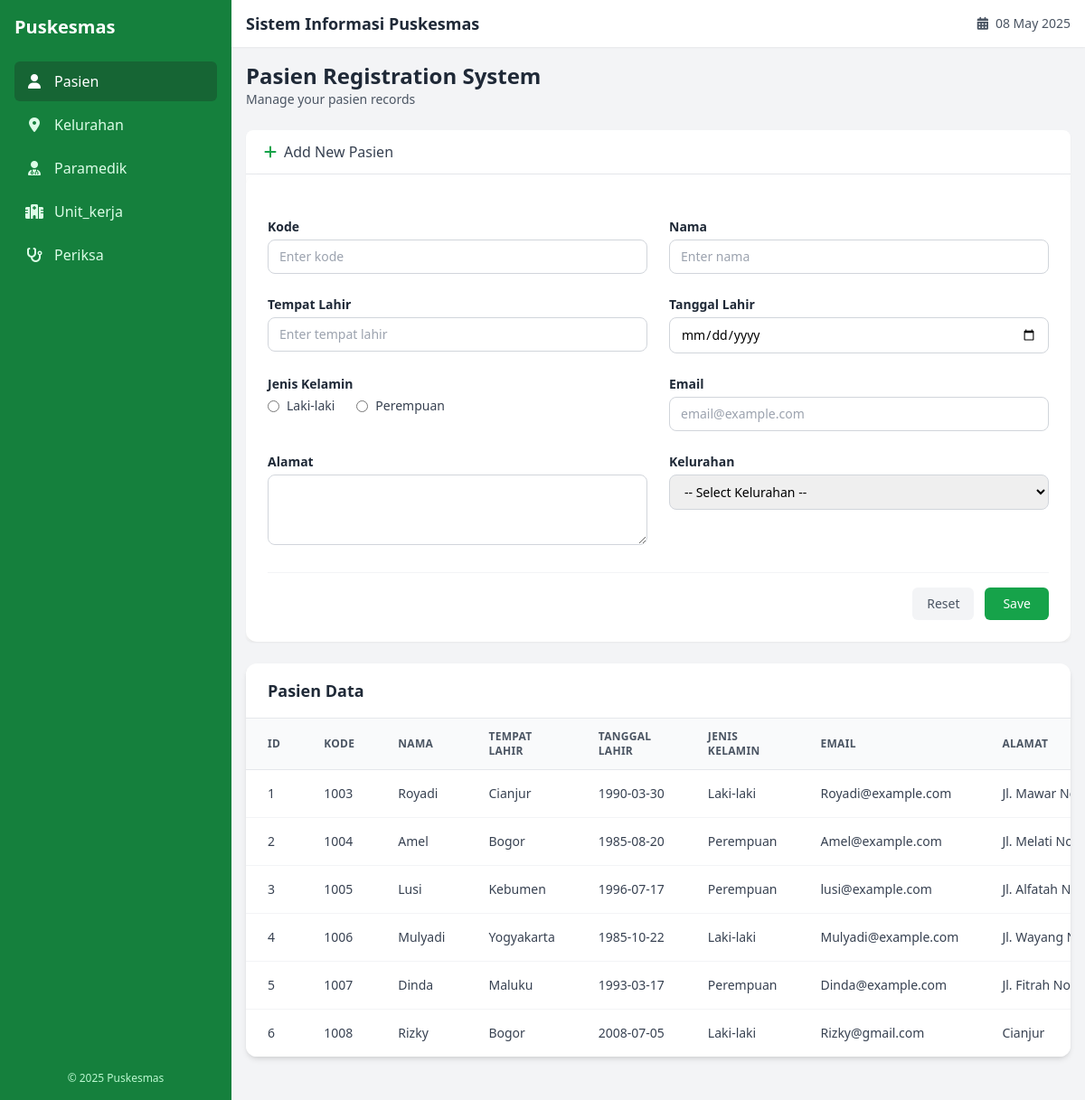
/app.php, run on the app's committed database.
### tables this page shows
CREATE TABLE `pasien` (
  `id` int(11) NOT NULL,
  `kode` varchar(10) DEFAULT NULL,
  `nama` varchar(45) DEFAULT NULL,
  `tmp_lahir` varchar(30) DEFAULT NULL,
  `tgl_lahir` date DEFAULT NULL,
  `gender` char(1) DEFAULT NULL,
  `email` varchar(50) DEFAULT NULL,
  `alamat` varchar(100) DEFAULT NULL,
  `kelurahan_id` int(11) DEFAULT NULL
);

### config.php (called while the page is built, shortened)
<?php
$dsn = "mysql:host=localhost;dbname=dbtugaspuskesmas;charset=utf8mb4";
$options = [
    PDO::ATTR_ERRMODE => PDO::ERRMODE_EXCEPTION,
    PDO::ATTR_DEFAULT_FETCH_MODE => PDO::FETCH_ASSOC,
    PDO::ATTR_EMULATE_PREPARES => false,
];
try {
    $dbh = new PDO($dsn, 'root', '', $options);
} catch (PDOException $e) {
    die("Connection failed: " . $e->getMessage());
}
function fetchAll($dbh, $table, $conditions = '') {
    $sql = "SELECT * FROM $table" . ($conditions ? " WHERE $conditions" : "");
    $stmt = $dbh->prepare($sql);
    $stmt->execute();
    return $stmt->fetchAll();
}
$currentTable = $_GET['table'] ?? 'pasien';
try {
    $tableStructure = $dbh->query("DESCRIBE $currentTable")->fetchAll();
} catch (PDOException $e) {
    die("Error fetching table structure: " . $e->getMessage());
}
?>

### app.php (the view, shortened to what this page needs)
<?php
require "config.php";
$currentTable = $_GET['table'] ?? 'pasien';
$editId = $_GET['edit'] ?? null;
$editData = $editId ? fetchById($dbh, $currentTable, $editId) : null;
$tableData = fetchAll($dbh, $currentTable);
$tableStructure = $dbh->query("DESCRIBE $currentTable")->fetchAll();
$relationships = [
    'pasien' => ['kelurahan_id' => ['table' => 'kelurahan', 'display' => 'nama']],
    'paramedik' => ['unit_kerja_id' => ['table' => 'unit_kerja', 'display' => 'nama']],
    'periksa' => [
        'pasien_id' => ['table' => 'pasien', 'display' => 'nama'],
        'dokter_id' => ['table' => 'paramedik', 'display' => 'nama', 'condition' => "kategori='dokter'"]
    ]
];
function getTableIcon($table)
{
    $icons = [
        'pasien' => 'fa-user',
        'kelurahan' => 'fa-map-marker-alt',
        'paramedik' => 'fa-user-md',
        'unit_kerja' => 'fa-hospital',
        'periksa' => 'fa-stethoscope'
    ];
    return $icons[$table] ?? 'fa-table';
}
function getFieldLabel($field)
{
    $labels = [
        'id' => 'ID', 'nama' => 'Nama', 'tmp_lahir' => 'Tempat Lahir', 'tgl_lahir' => 'Tanggal Lahir',
        'gender' => 'Jenis Kelamin', 'email' => 'Email', 'alamat' => 'Alamat', 'kelurahan_id' => 'Kelurahan',
        'kategori' => 'Kategori', 'telpon' => 'Telepon', 'unit_kerja_id' => 'Unit Kerja', 'tanggal' => 'Tanggal Periksa',
        'berat' => 'Berat (kg)', 'tinggi' => 'Tinggi (cm)', 'tensi' => 'Tensi', 'keterangan' => 'Keterangan',
        'pasien_id' => 'Pasien', 'dokter_id' => 'Dokter', 'kec_id' => 'Kecamatan'
    ];
    return $labels[$field] ?? ucfirst($field);
}
function getRelatedDisplayValue($dbh, $table, $column, $id)
{
    global $relationships;
    if (isset($relationships[$table][$column])) {
        $relationInfo = $relationships[$table][$column];
        $stmt = $dbh->prepare("SELECT {$relationInfo['display']} FROM {$relationInfo['table']} WHERE id = :id");
        $stmt->execute([':id' => $id]);
        return $stmt->fetchColumn() ?: 'N/A';
    }
    return $id;
}
?>
<!DOCTYPE html>
<html lang="en">
<head>
    <script src="https://cdn.tailwindcss.com"></script>
    <link rel="stylesheet" href="https://cdnjs.cloudflare.com/ajax/libs/font-awesome/6.1.1/css/all.min.css">
</head>
<body class="bg-gray-100 font-sans">
<div class="flex h-screen overflow-hidden">
    <aside id="sidebar"
           class="bg-green-700 text-white w-64 flex-shrink-0 transition-all duration-300 ease-in-out transform -translate-x-full md:translate-x-0 fixed md:static h-full z-40">
        <div class="p-4">
            <div class="flex justify-between items-center mb-6">
                <h1 class="text-xl font-semibold">Puskesmas</h1>
            </div>
            <nav class="space-y-1">
                <?php
                $tables = ['pasien', 'kelurahan', 'paramedik', 'unit_kerja', 'periksa'];
                foreach ($tables as $table): ?>
                    <a href="app.php?table=<?= $table ?>"
                       class="flex items-center px-3 py-2.5 rounded-md transition-colors <?= $currentTable === $table ? 'bg-green-800 text-white' : 'text-green-100 hover:bg-green-800 hover:text-white' ?>">
                        <i class="fas <?= getTableIcon($table) ?> w-5 mr-3 text-center"></i>
                        <span><?= ucfirst($table) ?></span>
                    </a>
                <?php endforeach; ?>
            </nav>
            <div class="absolute bottom-4 left-0 right-0 px-4 text-center text-xs text-green-200">
                &copy; 2025 Puskesmas
            </div>
        </div>
    </aside>
    <div class="flex-1 flex flex-col overflow-hidden">
        <header class="bg-white shadow-sm z-30">
            <div class="flex items-center justify-between px-4 py-3">
                <div class="flex items-center">
                    <h1 class="text-lg font-semibold text-gray-800">Sistem Informasi Puskesmas</h1>
                </div>
                <div class="text-sm text-gray-600">
                    <div class="flex items-center">
                        <i class="fas fa-calendar-alt mr-2"></i>
                        <span id="current-date"><?= date('d M Y') ?></span>
                    </div>
                </div>
            </div>
        </header>
        <main class="flex-1 overflow-y-auto p-4">
            <div class="container mx-auto max-w-6xl">
                <div class="mb-6">
                    <h2 class="text-2xl font-semibold text-gray-800"><?= ucfirst($currentTable) ?> Registration System </h2>
                    <p class="text-gray-600 text-sm">Manage your <?= $currentTable ?> records</p>
                </div>
                <div class="bg-white rounded-lg shadow-sm mb-6 overflow-hidden">
                    <div class="border-b border-gray-200 px-5 py-3 flex items-center">
                        <i class="fas <?= $editId ? 'fa-edit' : 'fa-plus' ?> mr-2 text-green-600"></i>
                        <h3 class="font-medium text-gray-700"><?= $editId ? 'Edit' : 'Add New' ?> <?= ucfirst($currentTable) ?></h3>
                    </div>
                    <div class="p-6 bg-white rounded-xl shadow-md">
                        <form method="POST" action="app.php" class="space-y-6">
                            <div class="grid grid-cols-1 md:grid-cols-2 gap-6">
                                <?php foreach ($tableStructure as $column): ?>
                                    <?php
                                    $field = $column['Field'];
                                    if ($field === 'id' && !$editId) continue;
                                    $value = $editData[$field] ?? '';
                                    $isRequired = $column['Null'] === 'NO' && $column['Extra'] !== 'auto_increment';
                                    $fieldType = str_contains($column['Type'], 'date') ? 'date' : 'text';
                                    $enumValues = [];
                                    $label = getFieldLabel($field);
                                    ?>
                                    <div>
                                        <label for="<?= $field ?>"
                                               class="block text-sm font-semibold text-gray-800 mb-1">
                                            <?= $label ?> <?= $isRequired ? '<span class="text-red-500">*</span>' : '' ?>
                                        </label>
                                        <?php if (!empty($enumValues)): ?>
                                            <select id="<?= $field ?>" name="<?= $field ?>"
                                                    class="w-full rounded-lg border border-gray-300 px-3 py-2 text-sm focus:outline-none focus:ring-2 focus:ring-green-500"
                                                <?= $isRequired ? 'required' : '' ?>>
                                                <option value="">-- Select <?= $label ?> --</option>
                                                <?php foreach ($enumValues as $enumValue): ?>
                                                    <option value="<?= $enumValue ?>" <?= $value === $enumValue ? 'selected' : '' ?>>
                                                        <?= ucfirst($enumValue) ?>
                                                    </option>
                                                <?php endforeach; ?>
                                            </select>
                                        <?php elseif ($field === 'gender'): ?>
                                            <div class="flex gap-6 mt-1">
                                                <label class="inline-flex items-center">
                                                    <input type="radio" name="gender"
                                                           value="L" <?= $value === 'L' ? 'checked' : '' ?>
                                                           class="text-green-600 focus:ring-green-500">
                                                    <span class="ml-2 text-sm text-gray-700">Laki-laki</span>
                                                </label>
                                                <label class="inline-flex items-center">
                                                    <input type="radio" name="gender"
                                                           value="P" <?= $value === 'P' ? 'checked' : '' ?>
                                                           class="text-pink-600 focus:ring-pink-500">
                                                    <span class="ml-2 text-sm text-gray-700">Perempuan</span>
                                                </label>
                                            </div>
                                        <?php elseif (in_array($field, ['alamat', 'keterangan'])): ?>
                                            <textarea id="<?= $field ?>" name="<?= $field ?>" rows="3"
                                                      class="w-full rounded-lg border border-gray-300 px-3 py-2 text-sm focus:outline-none focus:ring-2 focus:ring-green-500"
                            <?= $isRequired ? 'required' : '' ?>><?= htmlspecialchars($value) ?></textarea>
                                        <?php elseif (str_contains($field, 'email')): ?>
                                            <input type="email" id="<?= $field ?>" name="<?= $field ?>"
                                                   value="<?= htmlspecialchars($value) ?>"
                                                   placeholder="email@example.com"
                                                   class="w-full rounded-lg border border-gray-300 px-3 py-2 text-sm focus:outline-none focus:ring-2 focus:ring-green-500"
                                                <?= $isRequired ? 'required' : '' ?>>
                                        <?php elseif (isset($relationships[$currentTable][$field])): ?>
                                            <select id="<?= $field ?>" name="<?= $field ?>"
                                                    class="w-full rounded-lg border border-gray-300 px-3 py-2 text-sm focus:outline-none focus:ring-2 focus:ring-green-500"
                                                <?= $isRequired ? 'required' : '' ?>>
                                                <option value="">-- Select <?= $label ?> --</option>
                                            </select>
                                        <?php else: ?>
                                            <input type="<?= $fieldType ?>" id="<?= $field ?>" name="<?= $field ?>"
                                                   value="<?= htmlspecialchars($value) ?>"
                                                   placeholder="Enter <?= strtolower($label) ?>"
                                                   class="w-full rounded-lg border border-gray-300 px-3 py-2 text-sm focus:outline-none focus:ring-2 focus:ring-green-500"
                                                <?= $isRequired ? 'required' : '' ?>>
                                        <?php endif; ?>
                                    </div>
                                <?php endforeach; ?>
                            </div>
                            <div class="flex justify-end gap-3 pt-4 border-t border-gray-100">
                                <button type="reset"
                                        class="px-4 py-2 text-sm font-medium text-gray-600 bg-gray-100 rounded-md hover:bg-gray-200 focus:outline-none focus:ring-2 focus:ring-offset-1 focus:ring-gray-400">
                                    Reset
                                </button>
                                <button type="submit"
                                        class="px-5 py-2 text-sm font-medium text-white bg-green-600 rounded-md hover:bg-green-700 focus:outline-none focus:ring-2 focus:ring-offset-1 focus:ring-green-500">
                                    <?= $editId ? 'Update' : 'Save' ?>
                                </button>
                            </div>
                        </form>
                    </div>
                </div>
                <div class="bg-white rounded-xl shadow-md overflow-hidden mb-8">
                    <div class="border-b border-gray-200 px-6 py-4">
                        <h2 class="text-lg font-semibold text-gray-800"><?= ucfirst($currentTable) ?> Data</h2>
                    </div>
                    <div class="overflow-x-auto">
                        <table class="min-w-full divide-y divide-gray-200">
                            <thead class="bg-gray-50 text-gray-600 text-xs font-semibold uppercase tracking-wide">
                            <tr>
                                <?php foreach ($tableStructure as $column): ?>
                                    <th class="px-6 py-3 text-left"><?= getFieldLabel($column['Field']) ?></th>
                                <?php endforeach; ?>
                            </tr>
                            </thead>
                            <tbody class="bg-white divide-y divide-gray-100 text-sm text-gray-700">
                            <?php if (empty($tableData)): ?>
                                <tr>
                                    <td colspan="<?= count($tableStructure) + 1 ?>"
                                        class="px-6 py-5 text-center text-gray-500">
                                        No data available.
                                    </td>
                                </tr>
                            <?php else: ?>
                                <?php foreach ($tableData as $row): ?>
                                    <tr class="hover:bg-gray-50">
                                        <?php foreach ($tableStructure as $column): ?>
                                            <td class="px-6 py-4 whitespace-nowrap">
                                                <?= isset($relationships[$currentTable][$column['Field']]) && !empty($row[$column['Field']])
                                                    ? htmlspecialchars(getRelatedDisplayValue($dbh, $currentTable, $column['Field'], $row[$column['Field']]))
                                                    : ($column['Field'] === 'gender'
                                                        ? ($row[$column['Field']] === 'L' ? 'Laki-laki' : 'Perempuan')
                                                        : htmlspecialchars($row[$column['Field']] ?? 'N/A')) ?>
                                            </td>
                                        <?php endforeach; ?>
                                    </tr>
                                <?php endforeach; ?>
                            <?php endif; ?>
                            </tbody>
                        </table>
                    </div>
                </div>
            </div>
        </main>
    </div>
</div>
</body>
</html>

### data on the page
pasien: Field "1", Field "1003", Field "Royadi", Field "Cianjur", Field "1990-03-30", gender "Laki-laki", Field "Royadi@example.com", Field "Jl. Mawar…"
pasien: Field "2", Field "1004", Field "Amel", Field "Bogor", Field "1985-08-20", gender "Perempuan", Field "Amel@example.com", Field "Jl. Melati…"
pasien: Field "3", Field "1005", Field "Lusi", Field "Kebumen", Field "1996-07-17", gender "Perempuan", Field "lusi@example.com", Field "Jl. Alfatah…"
pasien: Field "4", Field "1006", Field "Mulyadi", Field "Yogyakarta", Field "1985-10-22", gender "Laki-laki", Field "Mulyadi@example.com", Field "Jl. Wayang…"
pasien: Field "5", Field "1007", Field "Dinda", Field "Maluku", Field "1993-03-17", gender "Perempuan", Field "Dinda@example.com", Field "Jl. Fitrah…"
pasien: Field "6", Field "1008", Field "Rizky", Field "Bogor", Field "2008-07-05", gender "Laki-laki", Field "Rizky@gmail.com", Field "Cianjur"

### other printed values
$table "Pasien"
$table "Kelurahan"
$table "Paramedik"
$table "Unit_kerja"
$table "Periksa"
$currentTable "Pasien"
$currentTable "pasien"
$label "Kode"
$label "Nama"
$label "Tempat Lahir"
$label "Tanggal Lahir"
$label "Jenis Kelamin"
$label "Email"
$label "Alamat"
$label "Kelurahan"
